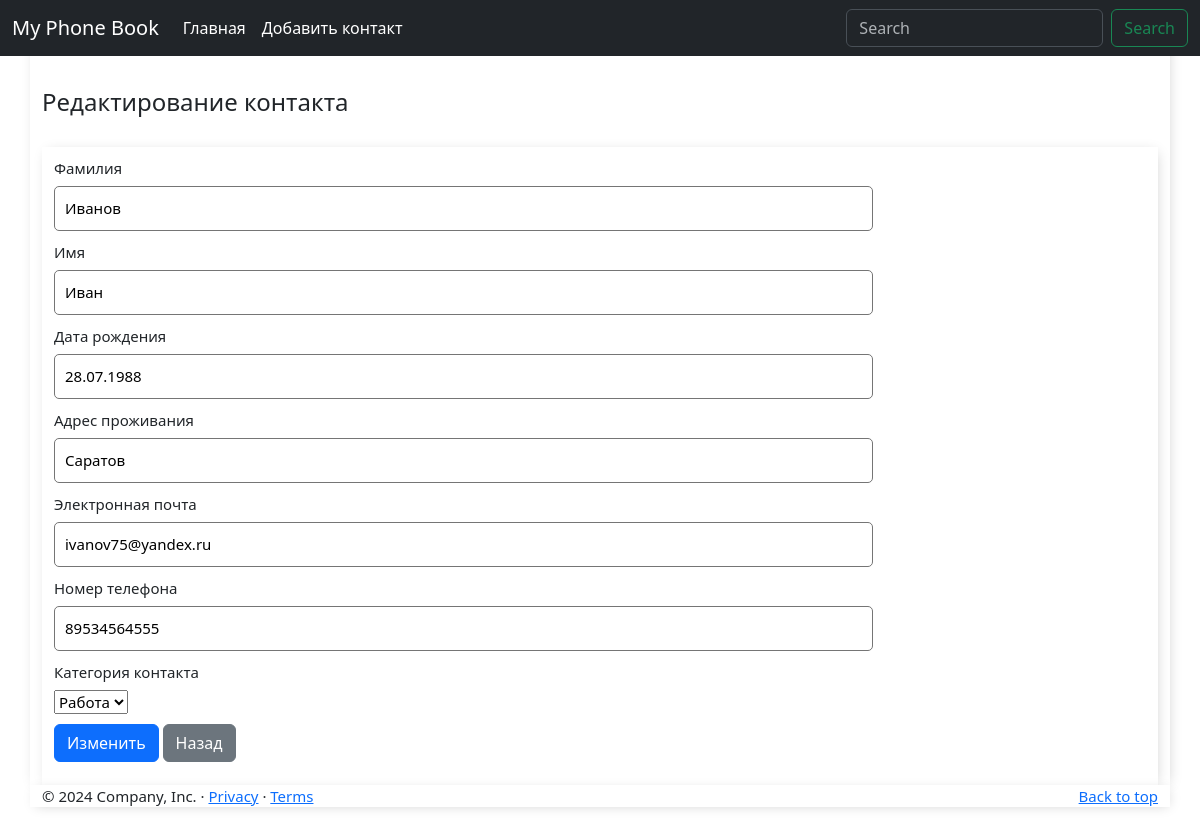
Screenshot of /edit_contact/3/ with the database file from the repository.
### phone_book_app/models.py (models this page shows, shortened)
class Contact(models.Model):
    CATEGORY_CHOICES = (
        ('Друзья', 'Друзья'),
        ('Семья', 'Семья'),
        ('Работа', 'Работа'),
    )
    last_name = models.CharField(max_length=50, verbose_name='Фамилия')
    first_name = models.CharField(max_length=50, verbose_name='Имя')
    date_of_birth = models.DateField(verbose_name='Дата рождения', null=True, blank=True)
    address = models.CharField(max_length=100, verbose_name='Адрес проживания')
    email = models.CharField(max_length=100, verbose_name='Электронная почта')
    phone_number = models.CharField(max_length=15, verbose_name='Номер телефона')
    category = models.CharField(max_length=10, verbose_name='Категория контакта', choices=CATEGORY_CHOICES)

### phone_book_app/views.py (the view)
# urls.py: path('edit_contact/<int:pk>/', views.edit_contact, name='edit_contact'),
def edit_contact(request, pk):
    contact = get_object_or_404(Contact, pk=pk)
    if request.method == 'POST':
        form = ContactForm(request.POST, instance=contact)
        if form.is_valid():
            form.save()
            return redirect('index')
    else:
        form = ContactForm(instance=contact)
        context = {
            'form': form,
            'header': 'Редактирование контакта'
        }
        return render(request, 'edit_contact.html', context)

### phone_book_app/forms.py
class ContactForm(forms.ModelForm):
    class Meta:
        model = Contact
        fields = ['last_name', 'first_name', 'date_of_birth', 'address', 'email', 'phone_number', 'category']

### phone_book_app/templates/edit_contact.html (shortened to what this page needs)
{% extends 'base.html' %}
{% block content %}
<br><br><br>
<h4> {{ header }}</h4>
<br>
<div class="container">
    <form  method="POST">
        {%  for field in form  %}
        <div class="form group">
            <label for="id_{{ field.last_name }}" class="col-2 col-form-label">{{ field.label }}</label>
            <div class="col-10">
                {{ field }}
            </div>
        </div>
        {%  endfor %}
        <div class="button-container">
            <button type="submit" class="btn btn-primary" name="button">Изменить</button>
            <a href="{% url 'index' %}" class="btn btn-secondary">Назад </a>
        </div>
        <br>
    </form>
</div>
{% endblock %}

### phone_book_app/static/css/main.css (style rules this page uses)
body { background: #FAFAFA; font-family: 'Nunito Sans', sans-serif; }
.container { max-width: 550px; font-size: 15px; margin: auto; background: #ffff; -webkit-box-shadow: 2px 2px 13px -4px rgba(0, 0, 0, 0.21); box-shadow: 2px 2px 13px -4px rgba(0, 0, 0, 0.21); }
input { outline: none; border: none; }
input[type=text], input[type=password], textarea { border: 1px solid #757575; border-radius: 5px; padding: 10px; width: 90%; }
label { padding-top: 10px !important; display: block; }
::placeholder { font-weight: 300; opacity: 0.5; }
.button-container { margin-top: 10px; }

### phone_book_app/static/css/styles.css (style rules this page uses)
body { margin-top: 20px; padding-top: 20px; font-family: 'Roboto', sans-serif; height: 100vh; background-repeat: no-repeat; background-size: cover; color: black; }

### rows the page displays
Contact: form "Иванов" "Иван" "28.07.1988" "Саратов" "ivanov75@yandex.ru" "89534564555" "Работа"

### other values shown
{{ header }} "Редактирование контакта"
{{ field.label }} "Фамилия" "Имя" "Дата рождения" "Адрес проживания" "Электронная почта" "Номер телефона" "Категория контакта"
